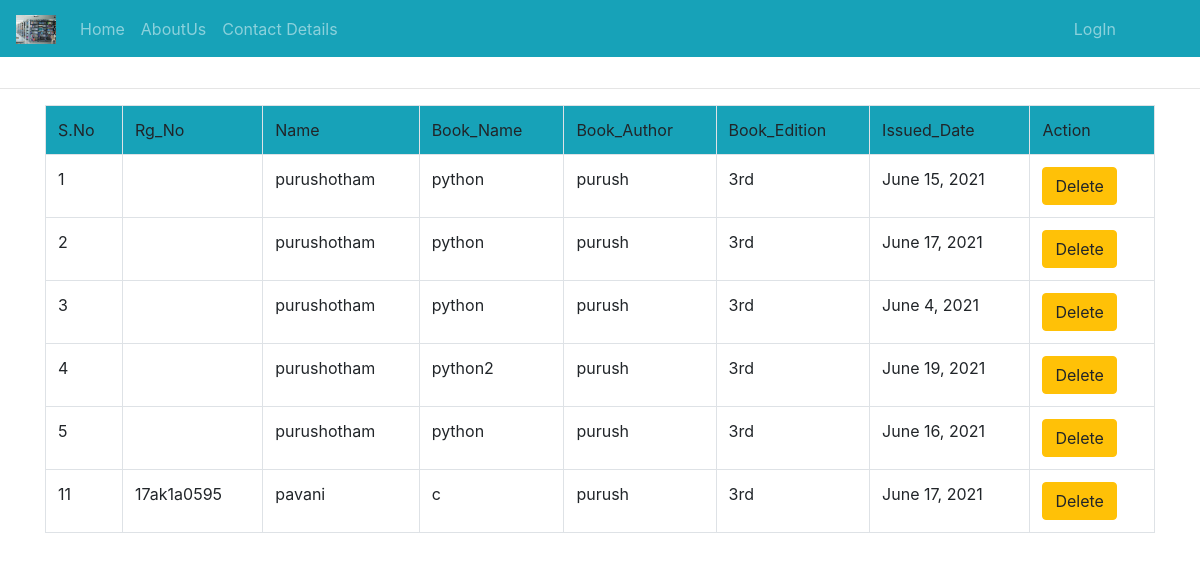
Screenshot of /book_return/ with the database file from the repository.
### Library_App/models.py (models this page shows)
class st_admin_data(models.Model):
	Rg_No=models.CharField(max_length=120)
	Branch=models.CharField(max_length=120)
	Name=models.CharField(max_length=120)
	issue_status=models.IntegerField(default=0)
	Book_name=models.CharField(max_length=120)
	Book_author=models.CharField(max_length=120)
	Book_Edition=models.CharField(max_length=120,default="")
	Book_count=models.IntegerField(default=0)
	Issue_date=models.DateField(blank=True,null=True)
	Expire_date=models.DateField(blank=True,null=True)
	Return_Date=models.DateField(blank=True,null=True)
	Fine=models.IntegerField(default=0)
	uid=models.ForeignKey(User,on_delete=models.CASCADE)

### Library_App/views.py (the view)
# urls.py: path('book_return/',views.book_return,name='Return_book'),
def book_return(request):
	rc=st_admin_data.objects.all()
	return render(request,'html/return_book.html',{'rc':rc})

### Library_App/templates/html/return_book.html (shortened to what this page needs)
{% extends 'html/base.html' %}
{% load static %}
{% block content %}
<div class="text-center text-danger">
	<br>
</div>
<hr>
<div class="container">
	<table class="table table-bordered">
		<tr class="bg bg-info">
			<td>S.No</td>
			<td>Rg_No</td>
			<td>Name</td>
			<td>Book_Name</td>
			<td>Book_Author</td>
			<td>Book_Edition</td>
			<td>Issued_Date</td>
			<td>Action</td>
		</tr>
		{% for i in rc %}
		{% if i.issue_status is 3 %}
			<tr>
				<td>{{forloop.counter}}</td>
				<td>{{i.Rg_No}}</td>
				<td>{{i.Name}}</td>
				<td>{{i.Book_name}}</td>
				<td>{{i.Book_author}}</td>
			    <td>{{i.Book_Edition}}</td>
				<td>{{i.Issue_date}}</td>
				<td><a class="confirm-delete btn btn-warning" href="{% url 'datadelete' i.id %}">Delete</a></td>
			</tr>
			{% endif %}
			{% endfor %}
	</table>
</div>
		<br><br><br><br><br>
{% endblock %}

### rows the page displays
st_admin_data: Name "purushotham", Book_name "python", Book_author "purush", Book_Edition "3rd", Issue_date "June 15, 2021"
st_admin_data: Name "purushotham", Book_name "python", Book_author "purush", Book_Edition "3rd", Issue_date "June 17, 2021"
st_admin_data: Name "purushotham", Book_name "python", Book_author "purush", Book_Edition "3rd", Issue_date "June 4, 2021"
st_admin_data: Name "purushotham", Book_name "python2", Book_author "purush", Book_Edition "3rd", Issue_date "June 19, 2021"
st_admin_data: Name "purushotham", Book_name "python", Book_author "purush", Book_Edition "3rd", Issue_date "June 16, 2021"
st_admin_data: Rg_No "17ak1a0595", Name "pavani", Book_name "c", Book_author "purush", Book_Edition "3rd", Issue_date "June 17, 2021"
